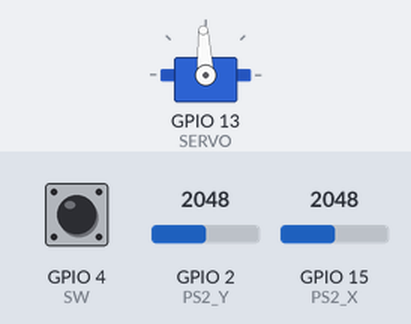
Bench run of a sketch on a simulated ESP32. On the bench: servo. The inputs (shaded band) are chosen by the test bench; at power-on: GPIO 2 (PS2_Y) = 2048, GPIO 4 (SW) HIGH, GPIO 15 (PS2_X) = 2048. Servo pulses on a pin are drawn as a servo (544–2400 µs = 0–180°); what the sketch prints to the serial monitor is not drawn.

Above: at 1.2 s.
1.3 s: GPIO 2 (PS2_Y) set to 2866
At 2.2 s:
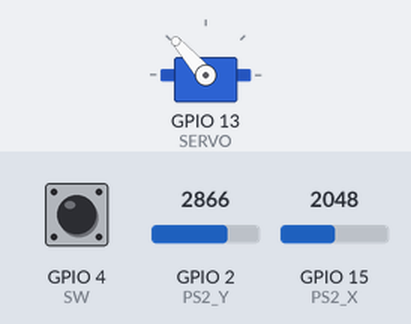
2.9 s: GPIO 2 (PS2_Y) set to 3603
At 3.8 s:
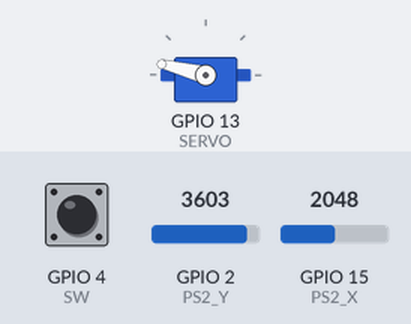
4.5 s: GPIO 2 (PS2_Y) set to 4095
At 5.3 s:
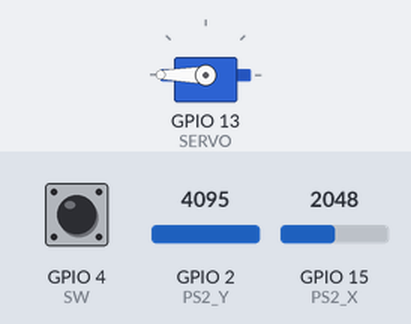
6.1 s: GPIO 2 (PS2_Y) set to 1228
At 6.9 s:
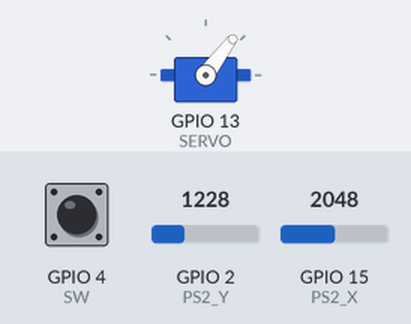
7.7 s: GPIO 2 (PS2_Y) set to 491
At 8.5 s:
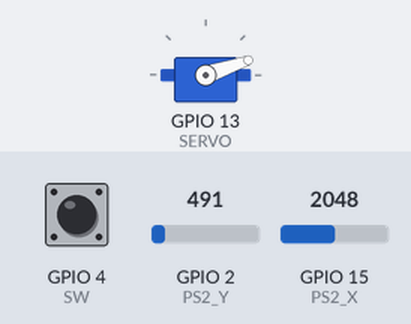
Timing chart, 0 to 10.3 s (numbered marks = the images above; inputs shaded):
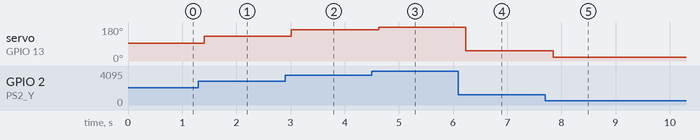

The sketch:

SERVO_CONTROL.ino
```cpp
//通过PS2摇杆模块控制舵机转动

#define PS2_X      15
#define PS2_Y      2
#define SW         4
#define SERVO      13

#define RESOLUTION 12                 //ADC默认分辨率为12，所以让LEDC分辨率也为外设，就可以直接使用输入的逻辑信号了
#define CHANNEL    0
#define FREQ       50

//设置舵机需要的最大/最小脉宽值(转换成逻辑值)
int min_width = 0.5 / 20 *pow(2,RESOLUTION);
int max_width = 2.5 / 20 *pow(2,RESOLUTION);
//PS2需要的逻辑值
int value;

void setup() {
  pinMode(PS2_X,INPUT);
  pinMode(PS2_Y,INPUT);
  pinMode(SW,INPUT_PULLUP);

  Serial.begin(9600);

  //设置LEDC通道的频率和分辨率
  ledcSetup(CHANNEL,FREQ,RESOLUTION);
  //关联通道与GPIO
  ledcAttachPin(SERVO,CHANNEL);
}

void loop() {
  value = map(analogRead(PS2_Y),0,pow(2,RESOLUTION),min_width,max_width);                                  //map函数又称为映射函数，主要将范围为a的一个变量，等比例转换到b中

  //读取数值
  Serial.printf("x:%d,y:%d,z:%d,映射后的y:%d\n",analogRead(PS2_X),analogRead(PS2_Y),digitalRead(SW),value);
  delay(100);

  //输出PWM
  ledcWrite(CHANNEL,value);
}
```

Measured:
- after the input at 1.3 s, servo on GPIO 13 (SERVO): 93° → 131° after 0.11 s
- after the input at 2.9 s, servo on GPIO 13 (SERVO): 131° → 166° after 0.12 s
- after the input at 4.5 s, servo on GPIO 13 (SERVO): 166° → 180° after 0.13 s
- after the input at 6.1 s, servo on GPIO 13 (SERVO): 180° → 53° after 0.14 s
- after the input at 7.7 s, servo on GPIO 13 (SERVO): 53° → 19° after 0.15 s
